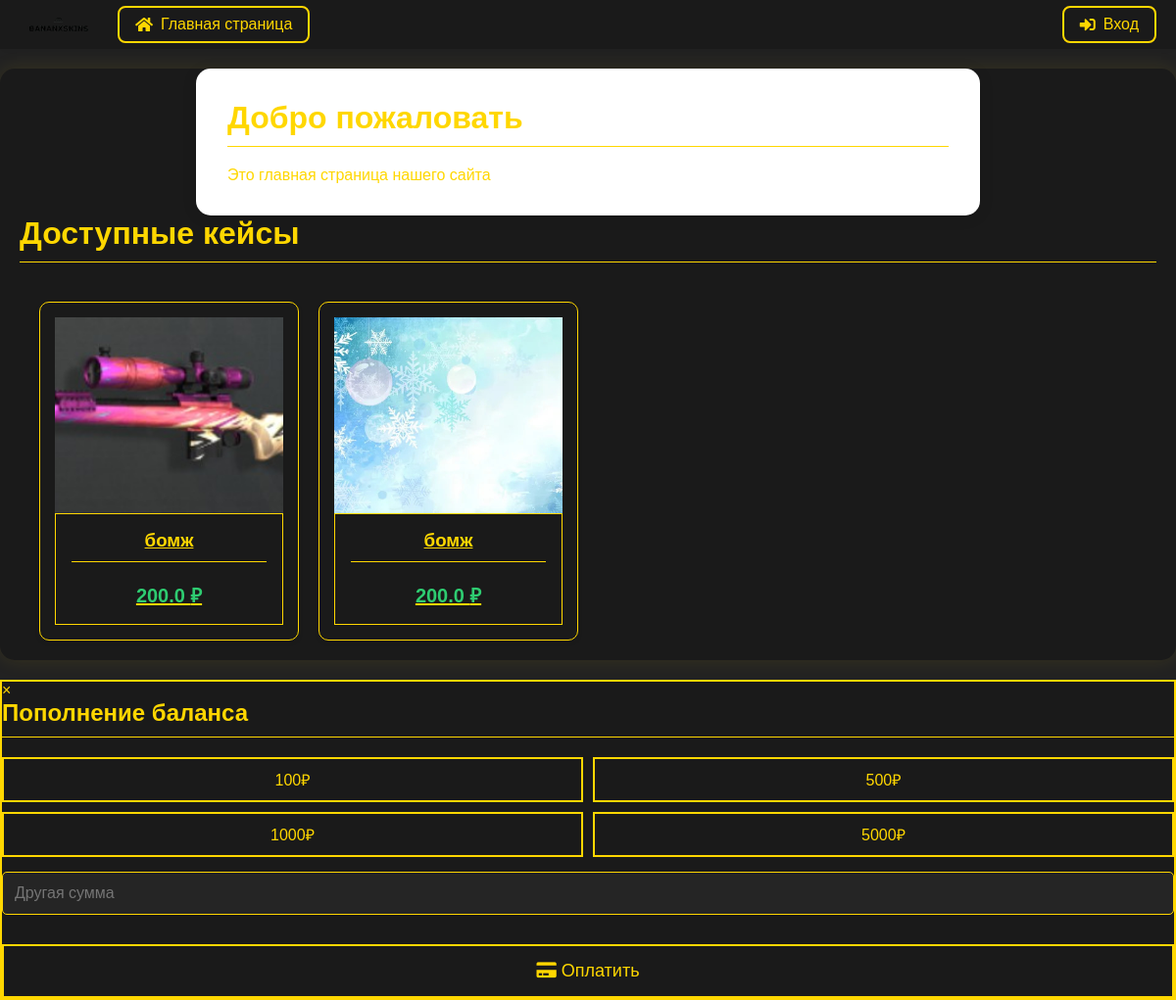
The page / on the database its author committed.
### app.py (models this page shows)
class Case(db.Model):
    __tablename__ = 'cases'
    id = db.Column(db.Integer, primary_key=True)
    name = db.Column(db.String(100), nullable=False)
    image = db.Column(db.String(200), nullable=False)
    price = db.Column(db.Float, nullable=False)
    items = db.relationship('CaseItem', backref='case', lazy=True)

### app.py (the view)
@app.route('/')
def index():
    cases = Case.query.all()
    return render_template('index.html', cases=cases)

### templates/index.html (shortened to what this page needs)
{% extends "base.html" %}
{% block content %}
    <div class="page-content fade-in">
        <h1>Добро пожаловать</h1>
        <p>Это главная страница нашего сайта</p>
    </div>
<div class="cases-showcase">
    <h1>Доступные кейсы</h1>
    <div class="cases-grid">
        {% for case in cases %}
        <a href="{{ url_for('view_case', case_id=case.id) }}" class="case-card animate-hover">
            <div class="case-image">
                <img src="{{ url_for('static', filename='uploads/' + case.image) }}" alt="{{ case.name }}">
            </div>
            <div class="case-info">
                <h3>{{ case.name }}</h3>
                <p class="case-price">{{ case.price }} ₽</p>
            </div>
        </a>
        {% endfor %}
    </div>
</div>
{% endblock %}

### static/css/style.css (style rules this page uses)
:root { --primary-color: #4a90e2; --secondary-color: #2c3e50; --success-color: #2ecc71; --error-color: #e74c3c; --background-color: #f5f6fa; --text-color: #2c3e50; --shadow: 0 2px 15px rgba(0,0,0,0.1); }
* { margin: 0; padding: 0; box-sizing: border-box; transition: all 0.3s ease; }
body { font-family: Arial, sans-serif; margin: 0; padding: 0; background-color: #f0f2f5; }
.page-content { max-width: 800px; margin: 0 auto; background-color: white; padding: 2rem; border-radius: 15px; box-shadow: var(--shadow); }
.items-grid, .cases-grid { display: grid; grid-template-columns: repeat(auto-fill, minmax(200px, 1fr)); gap: 1rem; margin-top: 1rem; }
.item-card, .case-card { background: white; border-radius: 10px; overflow: hidden; box-shadow: var(--shadow); transition: transform 0.3s ease; }
.item-card img, .case-card img { width: 100%; height: 200px; object-fit: cover; }
.item-info, .case-info { padding: 1rem; }
.animate-hover { transition: all 0.3s ease; }
.cases-grid { display: grid; grid-template-columns: repeat(auto-fill, minmax(250px, 1fr)); gap: 20px; padding: 20px; }
.case-card { background: white; border-radius: 10px; box-shadow: 0 2px 5px rgba(0,0,0,0.1); padding: 15px; text-align: center; transition: transform 0.2s; }
.case-image { width: 100%; height: 200px; object-fit: cover; border-radius: 5px; }
.case-price { color: #2ecc71; font-weight: bold; font-size: 20px; }

### templates/base.html (style rules this page uses)
body { background: #222222; color: #ffd700; margin: 0; font-family: Arial, sans-serif; }
.container, .card, .modal-content, input, select, textarea, .inventory-item, .case-card, .withdrawal-card, .notification-item, .admin-btn, .welcome-section, .profile-section, .inventory-section, .user-info, .balance-section, .items-container, .case-info, .profile-header, .cases-container, .welcome-container, .case-items, .case-content, .case-details { background: #1a1a1a !important; color: #ffd700 !important; border-color: #ffd700 !important; border: 1px solid #ffd700; }
.section-title, h1, h2, h3, h4, h5, h6 { color: #ffd700 !important; border-bottom: 1px solid #ffd700; padding-bottom: 10px; margin-bottom: 20px; }
.items-grid, .cases-grid, .withdrawals-grid { background: transparent !important; }

### rows shown on the page
Case: image (picture), name "бомж", price "200.0"
Case: image (picture), name "бомж", price "200.0"
